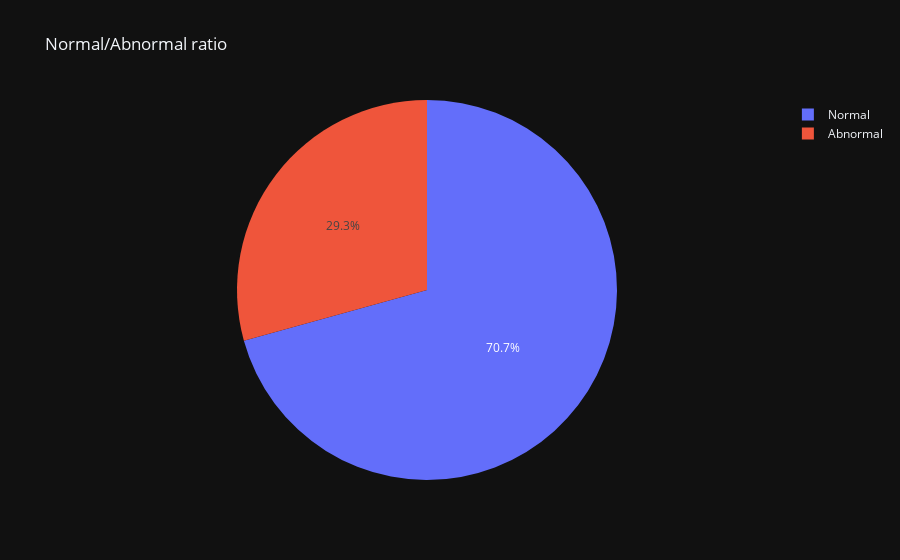

The cell this chart's notebook holds for it:
### Markdown cell above
So almost 70% of the data is actually "Normal" X-ray images.

Only 30% of the images need thoracic abnormality location detection.

### Code cell
px.pie(num_normal_anno_counts_df, values="num_normal_annotations", names="name", title="Normal/Abnormal ratio")

### Figure 1 — Plotly figure (JSON) as saved in the notebook; plotly's stock layout.template omitted (floating-point values rounded to 4 significant figures)
{"data": [{"domain": {"x": [0.0, 1.0], "y": [0.0, 1.0]}, "hovertemplate": "name=%{label}<br>num_normal_annotations=%{value}<extra></extra>", "labels": ["Normal", "Abnormal"], "legendgroup": "", "name": "", "showlegend": true, "type": "pie", "values": [10606, 4394]}], "layout": {"legend": {"tracegroupgap": 0}, "title": {"text": "Normal/Abnormal ratio"}}}
